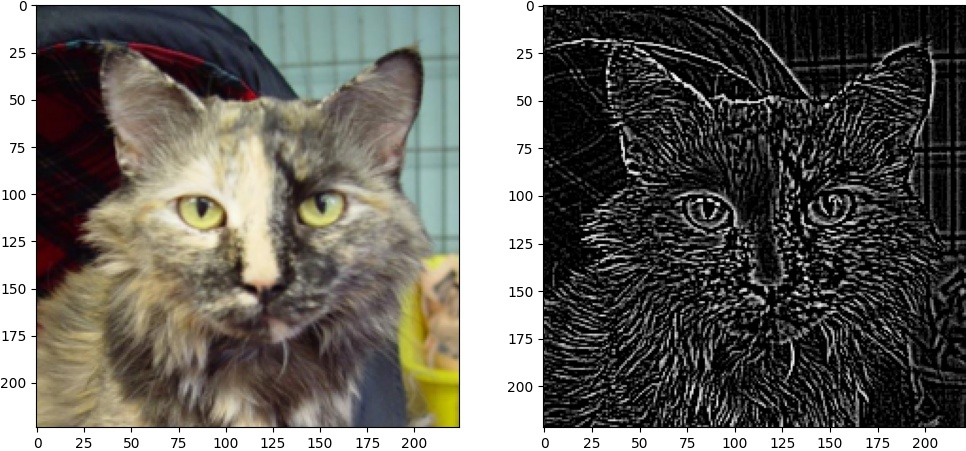
#> input picture 10-Convolution/1-image_cat_10.jpg, 966 x 451 px, given in place of 10.jpg, which was not available
$ python 1-test.py
#> lines starting #> are read from the running program, lines starting #| are printed output that depends on the picture; pictures that were not available may be replaced by others from this repository, and a replacement may not be noted
import numpy as np
from PIL import Image, ImageOps
import matplotlib.pyplot as plt


# kernel
sharpen = np.array([
    [0, -1, 0],
    [-1, 5, -1],
    [0, -1, 0]
])

blur = np.array([
    [0.0625, 0.125, 0.0625],
    [0.125,  0.25,  0.125],
    [0.0625, 0.125, 0.0625]
])

outline = np.array([
    [-1, -1, -1],
    [-1,  8, -1],
    [-1, -1, -1]
])


# convolve
def taille_sortie(img_size, kernel_size):
    # calcule la taille de sortie des images
    num_pixels = img_size-kernel_size+1
    return max(0, num_pixels)


def convolve(img, kernel):
    k = kernel.shape[0]
    ts = taille_sortie(
        img_size=img.shape[0],
        kernel_size=k
    )
    # Initialisation de l'image
    convolved_img = np.zeros(shape=(ts, ts))

    # sur les lignes
    for i in range(ts):
        # sur les colonnes
        for j in range(ts):
            # On extrait la sous matrice
            mat = img[i:i+k, j:j+k]
            # produit de Hadamard
            convolved_img[i, j] = np.sum(np.multiply(mat, kernel))
    return convolved_img


def negative_to_zero(img: np.array) -> np.array:
    img = img.copy()
    img[img < 0] = 0
    return img

def positive_to_one(img: np.array) -> np.array:
    img = img.copy()
    img = 1- np.exp(-img/100)
    return img

def plot_image(img: np.array):
    plt.figure(figsize=(6, 6))
    plt.imshow(img, cmap='gray')

def plot_two_images(img1: np.array, img2: np.array, gray=True):
    _, ax = plt.subplots(1, 2, figsize=(12, 6))
    if gray:
        ax[0].imshow(img1, cmap='gray')
        ax[1].imshow(img2, cmap='gray')
    else:
        ax[0].imshow(img1)
        ax[1].imshow(img2, cmap='gray')


outline = np.array([
    [-1, -1, -1],
    [-1,  8, -1],
    [-1, -1, -1]
])


for animal, i in [("cat", 10), ("dog", 13)]:

    img_c = Image.open(f'TensorFlow/data/train/{animal}/{i}.jpg')
#> img_c is the input picture: PIL image 966x451 RGB; mean R, G, B 105.8, 103.4, 97.3
    img_c = img_c.resize(size=(224, 224))
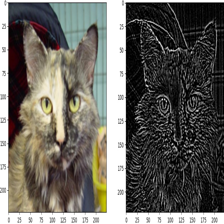
#> img_c: PIL image 224x224 RGB; mean R, G, B 105.7, 103.3, 97.2
    img = ImageOps.grayscale(img_c)
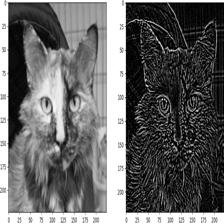
#> img: PIL image 224x224 L; min 0, max 255, mean 103.3
    img_outlined = convolve(img=np.array(img), kernel=outline)
#> after the loop in convolve, `for i in range(ts):`:
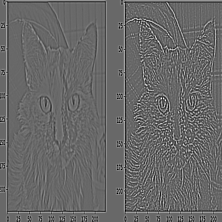
#> convolved_img: shape (222, 222) float64; min -906, max 1302, mean -0.3; drawn with min black and max white
    img_outlined = negative_to_zero(img=img_outlined)
#> in negative_to_zero, `img[img < 0] = 0`:
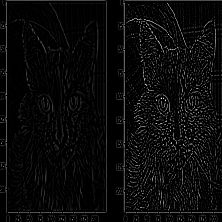
#> img: shape (222, 222) float64; min 0, max 1302, mean 54.8; drawn with min black and max white
    img_outlined = positive_to_one(img=img_outlined)
#> in positive_to_one, `img = 1- np.exp(-img/100)`:
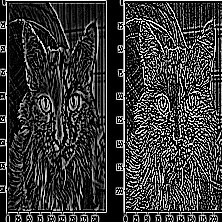
#> img: shape (222, 222) float64; min 0, max 1, mean 0.221
    plot_two_images(
        img1=img_c,
        img2=img_outlined,
        gray=False
    )
    plt.savefig(f"1-image_{animal}_{i}.jpg", bbox_inches='tight', pad_inches=0)
#> pass 2 of the loop `for animal, i in [("cat", 10), ("dog", 13)]:`:
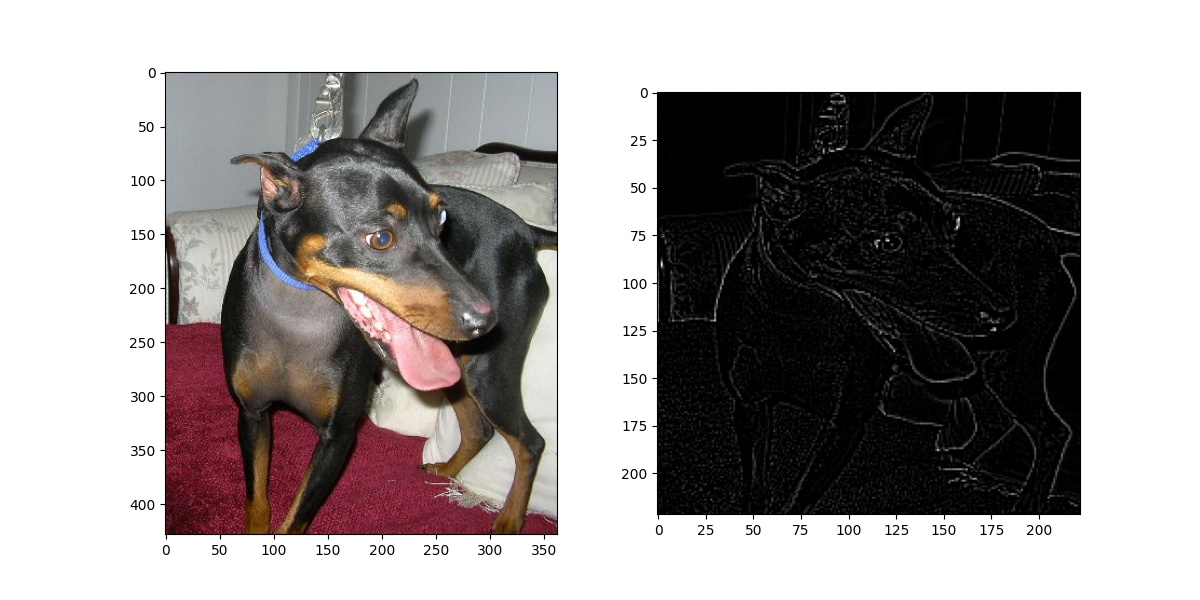
#> input picture 10-Convolution/1-image_dog_13.jpg, 1200 x 600 px, given in place of 13.jpg, which was not available
#> img_c is the input picture: PIL image 1200x600 RGB; mean R, G, B 158.7, 153.8, 153.2
#> img_c: PIL image 224x224 RGB
#> after the loop in convolve (call 2), `for i in range(ts):`:
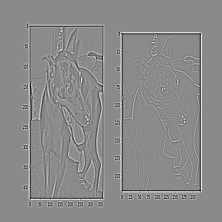
#> convolved_img: shape (222, 222) float64; min -867, max 724, mean 0; drawn with min black and max white
#> in positive_to_one (call 2), `img = 1- np.exp(-img/100)`:
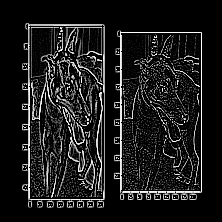
#> img: shape (222, 222) float64; min 0, max 0.999, mean 0.112
